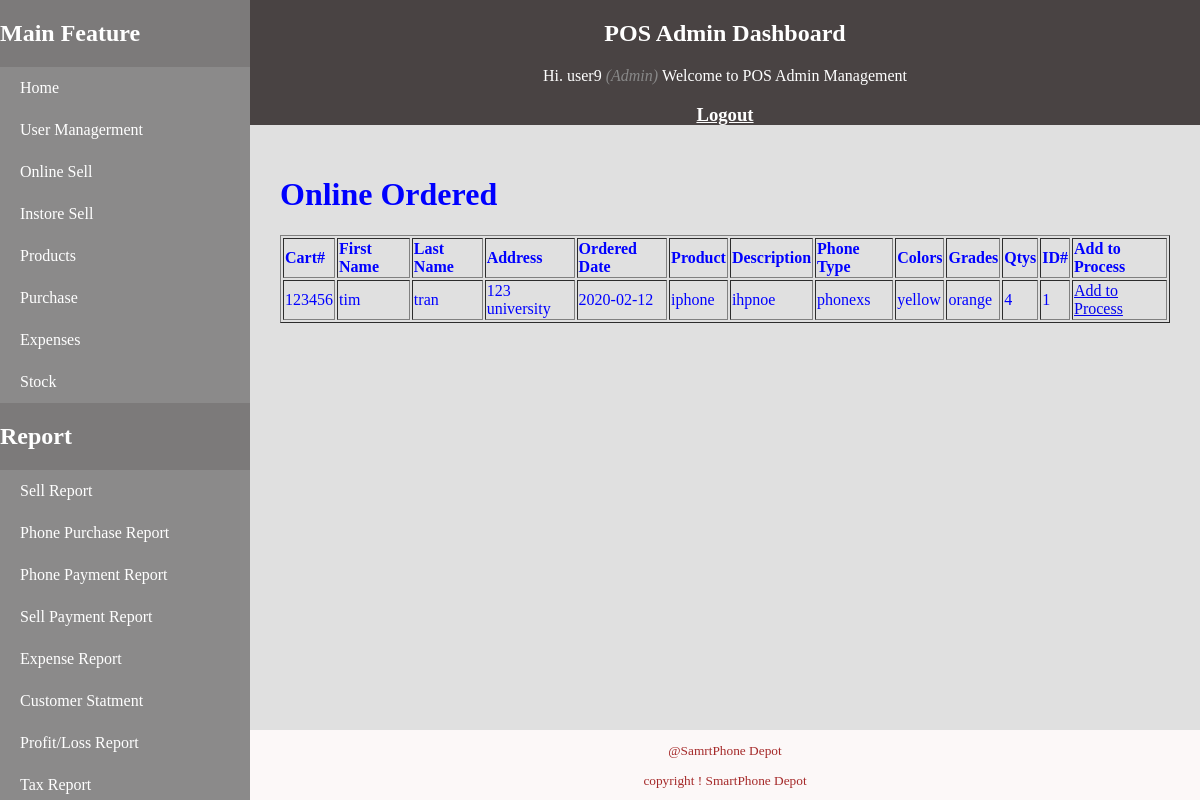
Page /spwebsite/admin/showonlineorder.php (signed in) on the committed database.
### tables this page shows
CREATE TABLE `sp_phone_onlinesell_record` (
  `idonlineSaleHistory` int(8) NOT NULL,
  `idBasket` int(8) DEFAULT NULL,
  `CustomerFName` varchar(30) DEFAULT NULL,
  `customerLName` varchar(30) DEFAULT NULL,
  `address` varchar(100) DEFAULT NULL,
  `dtcreated` date DEFAULT NULL,
  `qtys` int(6) NOT NULL,
  `productname` varchar(30) DEFAULT NULL,
  `description` varchar(100) DEFAULT NULL,
  `phonetype` varchar(30) DEFAULT NULL,
  `color` varchar(20) DEFAULT NULL,
  `grade` varchar(10) DEFAULT NULL,
  `currentdate` datetime DEFAULT CURRENT_TIMESTAMP,
  `actionTaken` char(1) DEFAULT NULL
);

### spwebsite/admin/showonlineorder.php (the view, shortened to what this page needs)
<!DOCTYPE html>
<html lang="en">
<head>
<link rel="stylesheet" type="text/css" href="css/mystyle.css">
</head>
<body>
<?php if (isset($_SESSION['success'])) : ?>
			<div class="error success" >
				<h3>
				</h3>
			</div>
		<?php endif ?>
<div>
		<?php require 'includes/sidenav.php';?>
		<?php require 'includes/header.php';?>
		<div id = "content">
		<h1>Online Ordered</h1>
		<table border="1" width = 100%>
			<tr padding: 5px;>
				<th>Cart#</th>
				<th>First Name</th>
				<th>Last Name</th>
				<th>Address</th>
				<th>Ordered Date</th>
				<th>Product</th>
				<th>Description</th>
				<th>Phone Type</th>
				<th>Colors</th>
				<th>Grades</th>
				<th>Qtys</th>
				<th>ID#</th>
				<th>Add to Process</th>
			</tr>
			<?php
				$connection = @mysqli_connect("localhost", "root", "", "smartphonedepotdb") or die("cannot connect");
				$result = mysqli_query($connection,
				"SELECT idBasket,CustomerFName,customerLName,address,dtcreated,
productname,description,phonetype,color,grade,qtys,idonlineSaleHistory
FROM SP_phone_onlinesell_record;");
				while ($row = mysqli_fetch_row($result)) {
			?>
			<tr>
				<td><?php echo $row[0];?></td>
				<td><?php echo $row[1];?></td>
				<td><?php echo $row[2];?></td>
				<td><?php echo $row[3];?></td>
				<td><?php echo $row[4];?></td>
				<td><?php echo $row[5];?></td>
				<td><?php echo $row[6];?></td>
				<td><?php echo $row[7];?></td>
				<td><?php echo $row[8];?></td>
				<td><?php echo $row[9];?></td>
				<td><?php echo $row[10];?></td>
				<td><?php echo $row[11];?></td>
				<td><a href="ordertobeprocess.php?idonlineSaleHistory=<?php echo $row[11]?>">Add to Process</a></td>
			</tr>
			<?php
				}
			?>
		</table>
		</div>
		<?php require 'includes/footer.php';?>
</div>
</body>
</html>

### spwebsite/admin/includes/sidenav.php (shortened to what this page needs)
<div id="sidenav">
			<h2 class = "texts">Main Feature</h2>
			<ul class = "lab">
				<li> <a href="index.php">Home</a></li>
				<li> <a href="createUserAccount.php">User Managerment</a></li>
				<li> <a href="onlinesellordered.php">Online Sell</a></li>
				<li> <a href="instoresell.php">Instore Sell</a></li>
				<li> <a href="products.php">Products</a></li>
				<li> <a href="purchase.php">Purchase</a></li>
				<li> <a href="expense.php">Expenses</a></li>
				<li> <a href="stock.php">Stock</a></li>
			</ul>
			<h2 class = "texts">Report</h2>
			<ul class ="lab">
				<li> <a href="#">Sell Report</a></li>
				<li> <a href="#">Phone Purchase Report</a></li>
				<li> <a href="#">Phone Payment Report</a></li>
				<li> <a href="#">Sell Payment Report</a></li>
				<li> <a href="#">Expense Report</a></li>
				<li> <a href="#">Customer Statment</a></li>
				<li> <a href="#">Profit/Loss Report</a></li>
				<li> <a href="#">Tax Report</a></li>
			</ul>
		</div>

### spwebsite/admin/includes/header.php
<div id = "header">
	<h2> POS Admin Dashboard</h2>
	<?php  if (isset($_SESSION['user'])) : ?>
					<p><?php echo" Hi. ", $_SESSION['user']['adminUsername']; ?>
						<i  style="color: #888;">(<?php echo ucfirst($_SESSION['user']['adminLevel']); ?>)
						</i> Welcome to POS Admin Management </p>
	<?php endif ?>
	<h3><a href="index.php?logout='1'" style="color: White;" >Logout</a></h3>
</div>

### spwebsite/admin/includes/footer.php
<div id = "footer"> <p>@SamrtPhone Depot</p>
						<p> copyright ! SmartPhone Depot</p>
			</div>

### spwebsite/admin/css/mystyle.css (style rules this page uses)
body { margin:auto; width:100%; }
#header { background-color:#494343; position: fixed; top: 0; left:250px; right: 0; height: 125px; text-align: center; color: white; padding-top: 0; text-decoration: none; }
#content { background-color: #E0E0E0; position: fixed; top: 125px; left: 250px; right: 0; bottom: 70px; color: blue; text-align: left; overflow: auto; padding: 30px; }
#sidenav { background-color:#7C7A7A; position: fixed; left: 0; top: 0; bottom: 0; width: 250px; text-align: left; overflow: auto; }
#footer { background-color:#FCF8F8; position: fixed; height: 70px; left:250px; bottom:0px; right: 0; text-align: center; color: brown; font-size: 10pt; }
ul { list-style-type: none; color:white; margin: 0; padding: 0; width: 250px; background-color:#8B8A8A; }
li a { display: block; padding: 12px 20px; color: white; text-decoration: none; }
h2 { color: white; font-weight: bold; }

### rows in the picture
sp_phone_onlinesell_record: idBasket "123456", CustomerFName "tim", customerLName "tran", address "123 university", dtcreated "2020-02-12", productname "iphone", description "ihpnoe", phonetype "phonexs", color "yellow", grade "orange", qtys "4", idonlineSaleHistory "1"

### other values in the picture
$_SESSION['user']['adminUsername'] "user9"
$_SESSION['user']['adminLevel'] "Admin"
